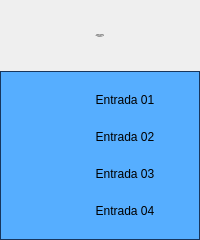
<?xml version="1.0" encoding="UTF-8"?>
<ui version="4.0">
 <class>Form</class>
 <widget class="QWidget" name="Form">
  <property name="geometry">
   <rect>
    <x>0</x>
    <y>0</y>
    <width>200</width>
    <height>240</height>
   </rect>
  </property>
  <property name="minimumSize">
   <size>
    <width>200</width>
    <height>240</height>
   </size>
  </property>
  <property name="maximumSize">
   <size>
    <width>200</width>
    <height>240</height>
   </size>
  </property>
  <property name="windowTitle">
   <string>Cartão 5069-IY4 06 Remota 02</string>
  </property>
  <layout class="QVBoxLayout" name="verticalLayout">
   <property name="spacing">
    <number>0</number>
   </property>
   <property name="leftMargin">
    <number>0</number>
   </property>
   <property name="topMargin">
    <number>0</number>
   </property>
   <property name="rightMargin">
    <number>0</number>
   </property>
   <property name="bottomMargin">
    <number>0</number>
   </property>
   <item>
    <layout class="QVBoxLayout" name="verticalLayout_2">
     <property name="spacing">
      <number>0</number>
     </property>
     <item>
      <widget class="PyDMLabel" name="PyDMLabel_2">
       <property name="maximumSize">
        <size>
         <width>16777215</width>
         <height>71</height>
        </size>
       </property>
       <property name="font">
        <font>
         <pointsize>-1</pointsize>
        </font>
       </property>
       <property name="toolTip">
        <string/>
       </property>
       <property name="styleSheet">
        <string notr="true">PyDMLabel {
 qproperty-alignment: AlignCenter;
 border: 1px solid #FF17365D;
 background-color: #FF17365D;
 color: rgb(255, 255, 255);
 min-height: 65px;
 max-height: 65px;
 font-size: 14px;
}</string>
       </property>
       <property name="text">
        <string>Falhas Hardware
Cartão 5069-IY4 06
Remota 02</string>
       </property>
       <property name="alignment">
        <set>Qt::AlignCenter</set>
       </property>
      </widget>
     </item>
     <item>
      <widget class="QFrame" name="frame">
       <property name="styleSheet">
        <string notr="true">QFrame#frame{
     border: 1px solid #FF17365D;
	 background-color: #56aeff;
}

PyDMByteIndicator {
  min-height: 1.50em;
  max-height: 1.50em;
  min-width: 1.50em;
}
</string>
       </property>
       <property name="frameShape">
        <enum>QFrame::StyledPanel</enum>
       </property>
       <property name="frameShadow">
        <enum>QFrame::Raised</enum>
       </property>
       <layout class="QVBoxLayout" name="verticalLayout_3">
        <property name="spacing">
         <number>0</number>
        </property>
        <property name="leftMargin">
         <number>0</number>
        </property>
        <property name="topMargin">
         <number>0</number>
        </property>
        <property name="rightMargin">
         <number>0</number>
        </property>
        <property name="bottomMargin">
         <number>0</number>
        </property>
        <item>
         <layout class="QGridLayout" name="gridLayout">
          <property name="leftMargin">
           <number>5</number>
          </property>
          <property name="topMargin">
           <number>5</number>
          </property>
          <property name="rightMargin">
           <number>5</number>
          </property>
          <property name="bottomMargin">
           <number>5</number>
          </property>
          <property name="horizontalSpacing">
           <number>5</number>
          </property>
          <property name="verticalSpacing">
           <number>10</number>
          </property>
          <item row="3" column="0">
           <widget class="PyDMByteIndicator" name="PyDMByteIndicator_3">
            <property name="sizePolicy">
             <sizepolicy hsizetype="Fixed" vsizetype="Fixed">
              <horstretch>0</horstretch>
              <verstretch>0</verstretch>
             </sizepolicy>
            </property>
            <property name="minimumSize">
             <size>
              <width>27</width>
              <height>27</height>
             </size>
            </property>
            <property name="maximumSize">
             <size>
              <width>30</width>
              <height>27</height>
             </size>
            </property>
            <property name="toolTip">
             <string/>
            </property>
            <property name="channel" stdset="0">
             <string>ca://RA-RaSIA02:RF-IntlkComp-2:InAng15-Mon.VAL</string>
            </property>
            <property name="onColor" stdset="0">
             <color>
              <red>255</red>
              <green>0</green>
              <blue>0</blue>
             </color>
            </property>
            <property name="offColor" stdset="0">
             <color>
              <red>0</red>
              <green>255</green>
              <blue>0</blue>
             </color>
            </property>
            <property name="showLabels" stdset="0">
             <bool>false</bool>
            </property>
            <property name="circles" stdset="0">
             <bool>true</bool>
            </property>
           </widget>
          </item>
          <item row="0" column="1">
           <widget class="PyDMLabel" name="PyDMLabel">
            <property name="sizePolicy">
             <sizepolicy hsizetype="Fixed" vsizetype="Fixed">
              <horstretch>0</horstretch>
              <verstretch>0</verstretch>
             </sizepolicy>
            </property>
            <property name="minimumSize">
             <size>
              <width>100</width>
              <height>25</height>
             </size>
            </property>
            <property name="maximumSize">
             <size>
              <width>100</width>
              <height>25</height>
             </size>
            </property>
            <property name="toolTip">
             <string/>
            </property>
            <property name="text">
             <string>Entrada 01</string>
            </property>
            <property name="alignment">
             <set>Qt::AlignCenter</set>
            </property>
            <property name="channel" stdset="0">
             <string/>
            </property>
           </widget>
          </item>
          <item row="0" column="0">
           <widget class="PyDMByteIndicator" name="PyDMByteIndicator">
            <property name="sizePolicy">
             <sizepolicy hsizetype="Fixed" vsizetype="Fixed">
              <horstretch>0</horstretch>
              <verstretch>0</verstretch>
             </sizepolicy>
            </property>
            <property name="minimumSize">
             <size>
              <width>27</width>
              <height>27</height>
             </size>
            </property>
            <property name="maximumSize">
             <size>
              <width>30</width>
              <height>27</height>
             </size>
            </property>
            <property name="toolTip">
             <string/>
            </property>
            <property name="channel" stdset="0">
             <string>ca://RA-RaSIA02:RF-IntlkComp-2:InAng12-Mon.VAL</string>
            </property>
            <property name="onColor" stdset="0">
             <color>
              <red>255</red>
              <green>0</green>
              <blue>0</blue>
             </color>
            </property>
            <property name="offColor" stdset="0">
             <color>
              <red>0</red>
              <green>255</green>
              <blue>0</blue>
             </color>
            </property>
            <property name="showLabels" stdset="0">
             <bool>false</bool>
            </property>
            <property name="circles" stdset="0">
             <bool>true</bool>
            </property>
           </widget>
          </item>
          <item row="2" column="0">
           <widget class="PyDMByteIndicator" name="PyDMByteIndicator_2">
            <property name="sizePolicy">
             <sizepolicy hsizetype="Fixed" vsizetype="Fixed">
              <horstretch>0</horstretch>
              <verstretch>0</verstretch>
             </sizepolicy>
            </property>
            <property name="minimumSize">
             <size>
              <width>27</width>
              <height>27</height>
             </size>
            </property>
            <property name="maximumSize">
             <size>
              <width>30</width>
              <height>27</height>
             </size>
            </property>
            <property name="toolTip">
             <string/>
            </property>
            <property name="channel" stdset="0">
             <string>ca://RA-RaSIA02:RF-IntlkComp-2:InAng14-Mon.VAL</string>
            </property>
            <property name="onColor" stdset="0">
             <color>
              <red>255</red>
              <green>0</green>
              <blue>0</blue>
             </color>
            </property>
            <property name="offColor" stdset="0">
             <color>
              <red>0</red>
              <green>255</green>
              <blue>0</blue>
             </color>
            </property>
            <property name="showLabels" stdset="0">
             <bool>false</bool>
            </property>
            <property name="circles" stdset="0">
             <bool>true</bool>
            </property>
           </widget>
          </item>
          <item row="1" column="1">
           <widget class="PyDMLabel" name="PyDMLabel_3">
            <property name="sizePolicy">
             <sizepolicy hsizetype="Fixed" vsizetype="Fixed">
              <horstretch>0</horstretch>
              <verstretch>0</verstretch>
             </sizepolicy>
            </property>
            <property name="minimumSize">
             <size>
              <width>100</width>
              <height>25</height>
             </size>
            </property>
            <property name="maximumSize">
             <size>
              <width>100</width>
              <height>25</height>
             </size>
            </property>
            <property name="toolTip">
             <string/>
            </property>
            <property name="text">
             <string>Entrada 02</string>
            </property>
            <property name="alignment">
             <set>Qt::AlignCenter</set>
            </property>
           </widget>
          </item>
          <item row="2" column="1">
           <widget class="PyDMLabel" name="PyDMLabel_4">
            <property name="sizePolicy">
             <sizepolicy hsizetype="Fixed" vsizetype="Fixed">
              <horstretch>0</horstretch>
              <verstretch>0</verstretch>
             </sizepolicy>
            </property>
            <property name="minimumSize">
             <size>
              <width>100</width>
              <height>25</height>
             </size>
            </property>
            <property name="maximumSize">
             <size>
              <width>100</width>
              <height>25</height>
             </size>
            </property>
            <property name="toolTip">
             <string/>
            </property>
            <property name="text">
             <string>Entrada 03</string>
            </property>
            <property name="alignment">
             <set>Qt::AlignCenter</set>
            </property>
           </widget>
          </item>
          <item row="3" column="1">
           <widget class="PyDMLabel" name="PyDMLabel_5">
            <property name="sizePolicy">
             <sizepolicy hsizetype="Fixed" vsizetype="Fixed">
              <horstretch>0</horstretch>
              <verstretch>0</verstretch>
             </sizepolicy>
            </property>
            <property name="minimumSize">
             <size>
              <width>100</width>
              <height>25</height>
             </size>
            </property>
            <property name="maximumSize">
             <size>
              <width>100</width>
              <height>25</height>
             </size>
            </property>
            <property name="toolTip">
             <string/>
            </property>
            <property name="text">
             <string>Entrada 04</string>
            </property>
            <property name="alignment">
             <set>Qt::AlignCenter</set>
            </property>
           </widget>
          </item>
          <item row="1" column="0">
           <widget class="PyDMByteIndicator" name="PyDMByteIndicator_4">
            <property name="sizePolicy">
             <sizepolicy hsizetype="Fixed" vsizetype="Fixed">
              <horstretch>0</horstretch>
              <verstretch>0</verstretch>
             </sizepolicy>
            </property>
            <property name="minimumSize">
             <size>
              <width>27</width>
              <height>27</height>
             </size>
            </property>
            <property name="maximumSize">
             <size>
              <width>30</width>
              <height>27</height>
             </size>
            </property>
            <property name="toolTip">
             <string/>
            </property>
            <property name="channel" stdset="0">
             <string>ca://RA-RaSIA02:RF-IntlkComp-2:InAng13-Mon.VAL</string>
            </property>
            <property name="onColor" stdset="0">
             <color>
              <red>255</red>
              <green>0</green>
              <blue>0</blue>
             </color>
            </property>
            <property name="offColor" stdset="0">
             <color>
              <red>0</red>
              <green>255</green>
              <blue>0</blue>
             </color>
            </property>
            <property name="showLabels" stdset="0">
             <bool>false</bool>
            </property>
            <property name="circles" stdset="0">
             <bool>true</bool>
            </property>
           </widget>
          </item>
         </layout>
        </item>
       </layout>
      </widget>
     </item>
    </layout>
   </item>
  </layout>
 </widget>
 <customwidgets>
  <customwidget>
   <class>PyDMLabel</class>
   <extends>QLabel</extends>
   <header>pydm.widgets.label</header>
  </customwidget>
  <customwidget>
   <class>PyDMByteIndicator</class>
   <extends>QWidget</extends>
   <header>pydm.widgets.byte</header>
  </customwidget>
 </customwidgets>
 <resources/>
 <connections/>
</ui>
